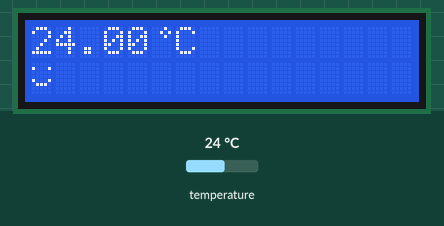
This sketch was run on a simulated Arduino Uno, built with avr-gcc and run on an emulated ATmega328P. Parts: 16×2 character LCD. Inputs (shaded band) come from the test bench; at power-on: temperature 24 °C. What the sketch prints to the serial monitor is not drawn.

Above: at 1.2 s.
1.3 s: temperature set to 12 °C
At 2.9 s:
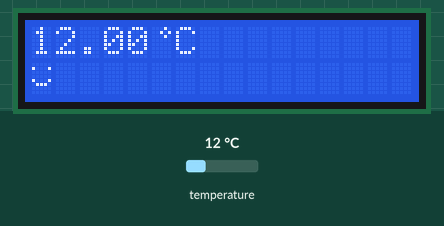
4.1 s: temperature set to 19 °C
At 5.6 s:
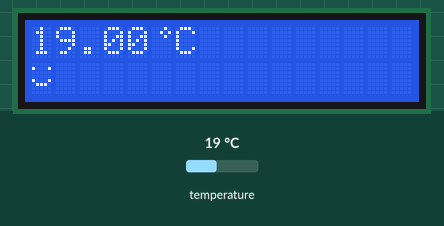
6.6 s: temperature set to 28 °C
At 8.5 s:
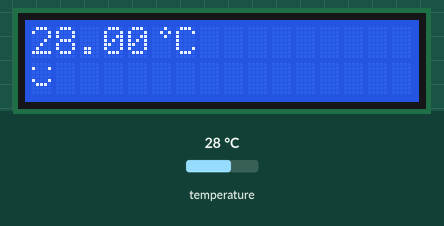
Timing chart, 0 to 10.0 s (numbered marks = the images above; inputs shaded):
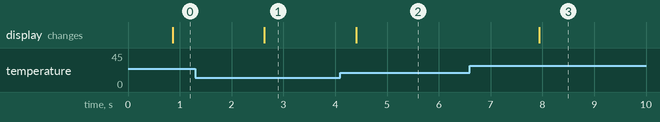

Measured:
- after the input at 1.3 s, the display: changes after 1.3 s (image 1)
- after the input at 4.1 s, the display: changes after 0.30 s (image 2)
- after the input at 6.6 s, the display: changes after 1.3 s (image 3)

The sketch:

ch07_DS18B20_alarm.ino
```cpp
#include <LiquidCrystal.h>
#include <OneWire.h>
#include <DallasTemperature.h>
#define SERIAL_BAUDRATE 19200
#define LCD_RS_PIN 2
#define LCD_E_PIN 3
#define LCD_D4_PIN 4
#define LCD_D5_PIN 5
#define LCD_D6_PIN 6
#define LCD_D7_PIN 7
#define BUZZER_PIN 11
#define DS18B20_PIN 12

#define TEMPERATURE_HIGH_LIMIT 38 // 攝氏Celsius
#define TEMPERATURE_LOW_LIMIT 10 // 攝氏Celsius

#define NOTE_C5  523 // Do
#define NOTE_CS5 554
#define NOTE_D5  587 // Re
#define NOTE_DS5 622
#define NOTE_E5  659 // Mi
#define NOTE_F5  698 // Fa
#define NOTE_FS5 740
#define NOTE_G5  784 // So
#define NOTE_GS5 831
#define NOTE_A5  880 // La
#define NOTE_AS5 932
#define NOTE_B5  988 // Si

LiquidCrystal lcd(LCD_RS_PIN, LCD_E_PIN, LCD_D4_PIN, LCD_D5_PIN, LCD_D6_PIN, LCD_D7_PIN);
OneWire oneWire(DS18B20_PIN);
DallasTemperature tSensors(&oneWire);
float c;
float f;

void pf(const char *fmt, ... ){
    char tmp[256];
    va_list args;
    va_start(args, fmt);
    vsnprintf(tmp, 256, fmt, args);
    va_end(args);
    Serial.print(tmp);
}

void alarmHandler(uint8_t *){
  lcd.setCursor(0, 1);
  lcd.write(byte(1));
  lcd.print(' ');
  if(TEMPERATURE_HIGH_LIMIT <= c){
    lcd.print("Too Hot!");
    tone(BUZZER_PIN, NOTE_C5, 3000 / 4);
  }
  else if(c <= TEMPERATURE_LOW_LIMIT){
    lcd.print("Too Cold!");
    tone(BUZZER_PIN, NOTE_B5, 3000 / 4);
  }
}

byte smileFace[8] = { // 笑臉
  B00000,
  B10001,
  B00000,
  B00000,
  B10001,
  B01110,
  B00000,
};
byte cryFace[8] = { // 哭臉
  B00000,
  B10001,
  B00000,
  B00000,
  B00000,
  B01110,
  B10001,
};
byte degreeCircle[8] = { // 代表「度」的小圈圈
  B00010,
  B00101,
  B00010,
  B00000,
  B00000,
  B00000,
  B00000,
};

void setup(void)
{
  Serial.begin(SERIAL_BAUDRATE);
  while(!Serial){
  }
  lcd.createChar(0, smileFace);
  lcd.createChar(1, cryFace);
  lcd.createChar(2, degreeCircle);
  lcd.begin(16, 2);
  tSensors.begin();

  int deviceCount = tSensors.getDeviceCount();
  pf("There are %d device(s).\n", deviceCount);

  for(int i = 0; i < deviceCount; i++){
    uint8_t a[8];
    tSensors.getAddress(a, i);
    pf("Device index %d, address 0x %02x %02x %02x %02x %02x %02x %02x %02x\n",
      i, a[0], a[1], a[2], a[3], a[4], a[5], a[6], a[7]);
    // 設定溫度上下限
    tSensors.setHighAlarmTemp(a, TEMPERATURE_HIGH_LIMIT);
    tSensors.setLowAlarmTemp(a, TEMPERATURE_LOW_LIMIT);
    tSensors.setAlarmHandler(alarmHandler); // 設定警告處理函式
  }
}

void loop(void)
{
  tSensors.requestTemperatures();
  c = tSensors.getTempCByIndex(0);
  f = tSensors.toFahrenheit(c);
  Serial.print("Temperature is ");
  Serial.print(c);
  Serial.print(" degree(Celsius), ");
  Serial.print(f);
  Serial.println(" degree(Fahrenheit).");

  lcd.clear();
  lcd.setCursor(0, 0);
  lcd.print(c);
  lcd.write(byte(2));
  lcd.print('C');
  lcd.setCursor(0, 1);
  lcd.write(byte(0));

  tSensors.processAlarms();
  delay(1000);
}
```
